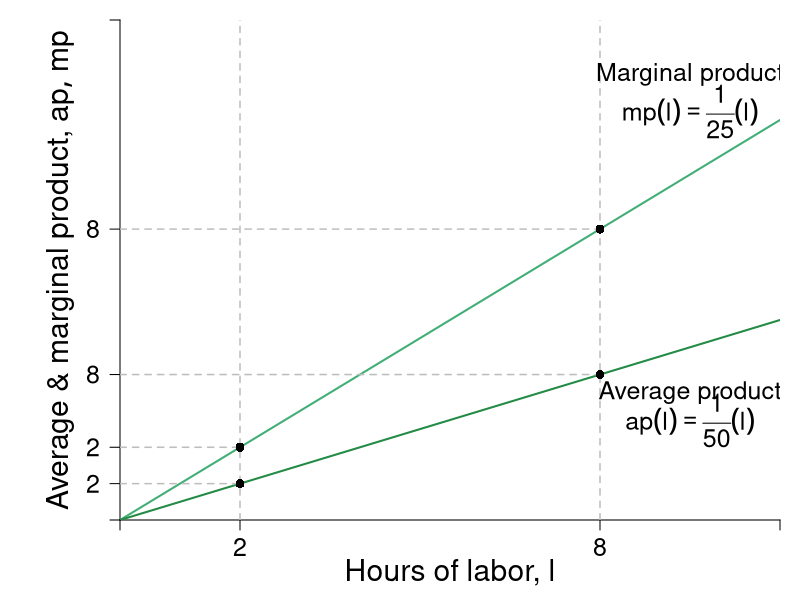

Write the R code that produced this figure.
require(shape)
pdf(file = "specprodexch/production_irs_apmp.pdf", width = 9, height = 7)

#Set parameters for graphics
axislabelsize <- 1.8
labelsize <- 1.5
namesize <- 1.8
annotatesize <- 1.5
graphlinewidth <- 2
segmentlinewidth <- 1.5

COL <- c("#7fc97f", "#beaed4", "#fdc086", "#ffff99", "#386cb0", "#f0027f", "#bf5b17", "#666666")
COLA <- c("#99d8c9","#66c2a4","#41ae76", "#238b45", "#005824")
COLB <- c("#4eb3d3", "#2b8cbe", "#0868ac","#084081")

#Edited the margins to cater for the larger LHS labels
par(mar =  c(4, 6, 1, 1))


prodFn <- function(l, alpha = 2, k = 0.02) {
  k*l^alpha
}

MprodFn <- function(l, alpha = 2, k = 0.02) {
  k*alpha*l^(alpha - 1)
}

AprodFn <- function(l, alpha = 2, k = 0.02) {
  k*l^(alpha - 1)
}

Mpline <- function(l, constant = 0.3181472, slope = 0.125){
  constant + slope*l
}

xlims <- c(0, 11)
ylims <- c(0, 0.55)

npts <- 501 
x <- seq(xlims[1], xlims[2], length.out = npts)
y <- seq(ylims[1], ylims[2], length.out = npts) 
a <- c(13, 15, 17)

plot(0, 0, xlim = xlims, ylim = ylims, type = "n",
     xlab = expression(paste("")),
     ylab = expression(paste("")), 
     xaxt = "n", 
     yaxt = "n", 
     #cex.lab = 1.5, 
     #cex.axis = 0.8, 
     bty = "n",
     xaxs="i", 
     yaxs="i")

# ticksy <- seq(from = 0, to = ylims[2], by = 0.25)
# ylabels <- seq(from = 0, to = ylims[2], by = 0.25)
# ticksx <- seq(from = 0, to = xlims[2], by = 1)
# xlabels <- seq(from = 0, to = xlims[2], by = 1)
ticksy <- c(0, AprodFn(l = 2, k = 0.02, alpha = 2), MprodFn(l = 2, k = 0.02, alpha = 2), AprodFn(l = 8, k = 0.02, alpha = 2), MprodFn(l = 8, k = 0.02, alpha = 2), ylims[2])
ylabels <- c(NA, expression(paste(2)), expression(paste(2)), expression(paste(8)), expression(paste(8)), NA)
ticksx <- c(0, 2, 8, xlims[2])
xlabels <- c(NA, 2, 8, NA)

axis(1, at = ticksx, pos = 0, labels = xlabels, cex.axis = labelsize)
axis(2, at = ticksy, pos = 0, labels = ylabels, las = 1, cex.axis = labelsize)

npts <- 500 
xx1 <- seq(xlims[1], xlims[2], length.out = npts)

xx3 <- seq(1, 3, length.out = npts)
xx4 <- seq(5, 7, length.out = npts)

#lines(xx1, prodFn(xx1, alpha = 2, k = 0.02), col = COLB[4], lwd = graphlinewidth)
lines(xx1, MprodFn(xx1, alpha = 2, k = 0.02), col = COLA[3], lwd = graphlinewidth)
lines(xx1, AprodFn(xx1, alpha = 2, k = 0.02), col = COLA[4], lwd = graphlinewidth)
#lines(xx3, Mpline(xx3, constant = prodFn(l = 2, k = 0.02, alpha = 2) - 2*MprodFn(l = 2, k = 0.02, alpha = 2), slope = MprodFn(l = 2, k = 0.02, alpha = 2)), col = "gray", lty = 2, lwd = graphlinewidth)
#lines(xx4, Mpline(xx4, constant = prodFn(l = 8, k = 0.02, alpha = 2) - 6*MprodFn(l = 8, k = 0.02, alpha = 2), slope = MprodFn(l = 8, k = 0.02)), col = "gray", lty = 2, lwd = graphlinewidth)

#Axis Labels
mtext(expression(paste("Hours of labor, ", l)), side = 1, line = 2.5, cex = axislabelsize)
text(-1, 0.5*ylims[2], expression(paste("Average & marginal product, ", list(ap,mp) )), xpd = TRUE, cex = axislabelsize, srt = 90) 

#Margin
#segments(0, MprodFn(l = 8, k = 0.02, alpha = 2), 6, MprodFn(l = 8, k = 0.02, alpha = 2), lty = 2, col = "gray" , lwd = segmentlinewidth)
#segments(6, 0, 6, MprodFn(l = 8, k = 0.02, alpha = 2), lty = 2, col = "gray" , lwd = segmentlinewidth)
segments(8, 0, 8, ylims[2], lty = 2, col = "gray" , lwd = segmentlinewidth)
segments(0, MprodFn(l = 8, k = 0.02), 8, MprodFn(l = 8, k = 0.02), lty = 2, col = "gray" , lwd = segmentlinewidth)
segments(0, AprodFn(l = 8, k = 0.02), 8, AprodFn(l = 8, k = 0.02), lty = 2, col = "gray" , lwd = segmentlinewidth)
points(8, MprodFn(l = 8, k = 0.02), pch = 16, col = "black", cex = 1.2)
points(8, AprodFn(l = 8, k = 0.02), pch = 16, col = "black", cex = 1.2)
segments(2, 0, 2, ylims[2], lty = 2, col = "gray" , lwd = segmentlinewidth)
segments(0, MprodFn(l = 2, k = 0.02), 2, MprodFn(l = 2, k = 0.02), lty = 2, col = "gray" , lwd = segmentlinewidth)
segments(0, AprodFn(l = 2, k = 0.02), 2, AprodFn(l = 2, k = 0.02), lty = 2, col = "gray" , lwd = segmentlinewidth)
points(2, MprodFn(l = 2, k = 0.02), pch = 16, col = "black", cex = 1.2)
points(2, AprodFn(l = 2, k = 0.02), pch = 16, col = "black", cex = 1.2)

#Average
#segments(0, AprodFn(l = 2, k = 0.02, alpha = 2), 2, AprodFn(l = 2, k = 0.02, alpha = 2), lty = 2, col = "gray" , lwd = segmentlinewidth)
#segments(2, 0, 2, AprodFn(l = 2, k = 0.02, alpha = 2), lty = 2, col = "gray" , lwd = segmentlinewidth)
#segments(0, 0, 2, AprodFn(l = 2, k = 0.02, alpha = 2), lty = 2, col = COLB[4] , lwd = segmentlinewidth)
#points(2, AprodFn(l = 2, k = 0.02, alpha = 2), pch = 16, col = "black", cex = 1.5)

text(8.2, 1.1, expression(paste("Total product")))
text(8.2, 1, expression(x == frac(1,50)*(l)^2))


#Marginal Product
#text(6, 0.1, expression(paste("Slope of tangent line")))
text(9.5, MprodFn(l = 9.5, k = 0.02, alpha = 2) + 0.11, expression(paste("Marginal product")), cex = labelsize)
text(9.5, MprodFn(l = 9.5, k = 0.02, alpha = 2) + 0.07, expression(paste(mp(l) == frac(1,25)*(l) )), cex = labelsize)
#Arrows(4.7, 0.075, 2.3, 0.075, col = "black", lty = 1, lwd = 2, arr.type = "triangle", arr.lwd = 0.5)
#Arrows(6, 0.13, 6, 0.67, col = "black", lty = 1, lwd = 2, arr.type = "triangle", arr.lwd = 0.5)

#Average Product
text(9.5, AprodFn(l = 9.5, k = 0.02, alpha = 2) - 0.05, expression(paste("Average product")), cex = labelsize)
text(9.5, AprodFn(l = 9.5, k = 0.02, alpha = 2) - 0.08, expression(paste(ap(l) == frac(1,50)*(l) )), cex = labelsize)
#Arrows(1.5, prodFn(l = 8, k = 0.02, alpha = 2) - 0.175, 1.5, prodFn(l = 2, k = 0.02, alpha = 2) + 0.01 , col = "black", lty = 1, lwd = 2, arr.type = "triangle", arr.lwd = 0.5)
#Arrows(2.8, prodFn(l = 8, k = 0.02, alpha = 2) - 0.125, 4.75, prodFn(l = 8, k = 0.02, alpha = 2) - 0.125, col = "black", lty = 1, lwd = 2, arr.type = "triangle", arr.lwd = 0.5)



dev.off()
